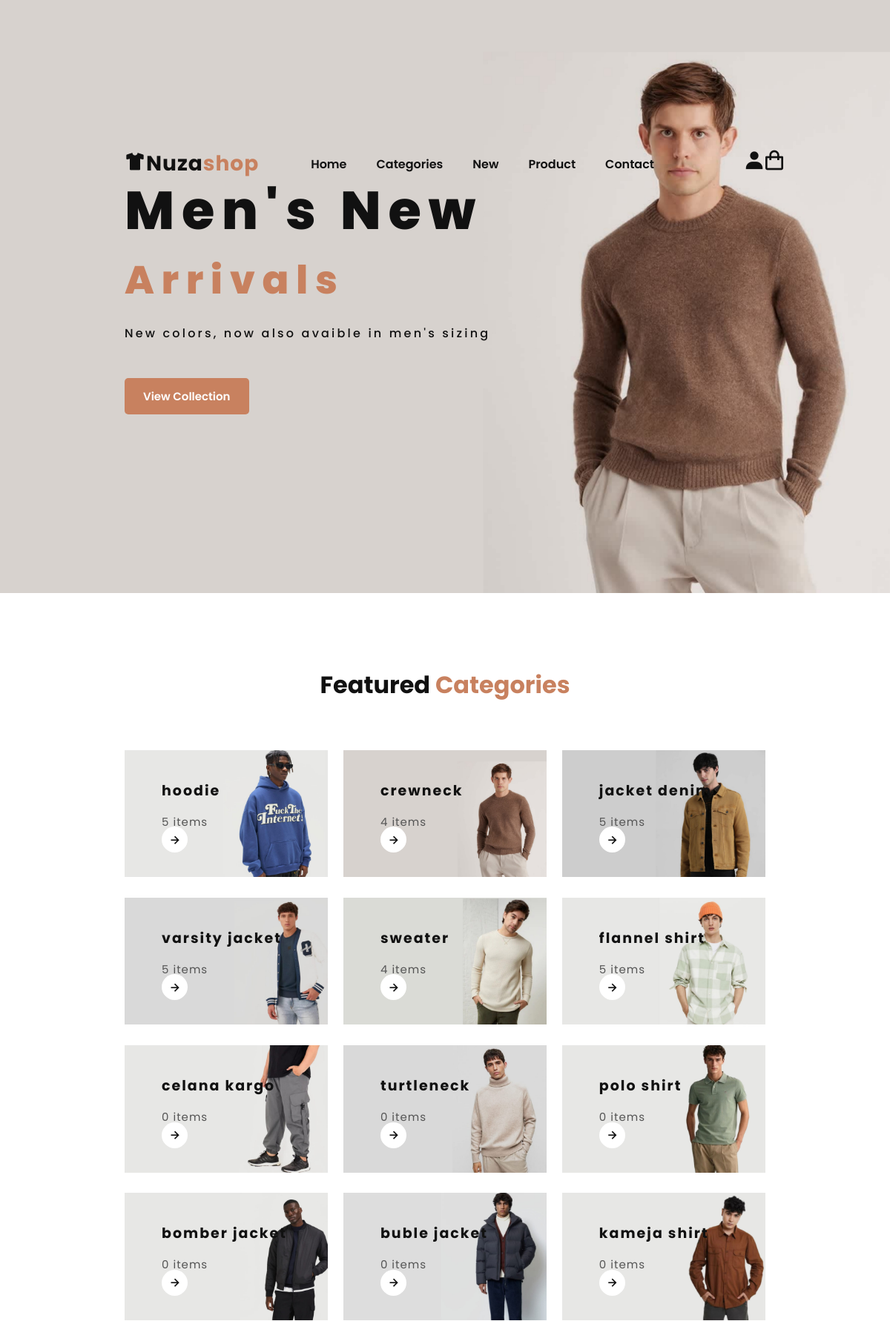
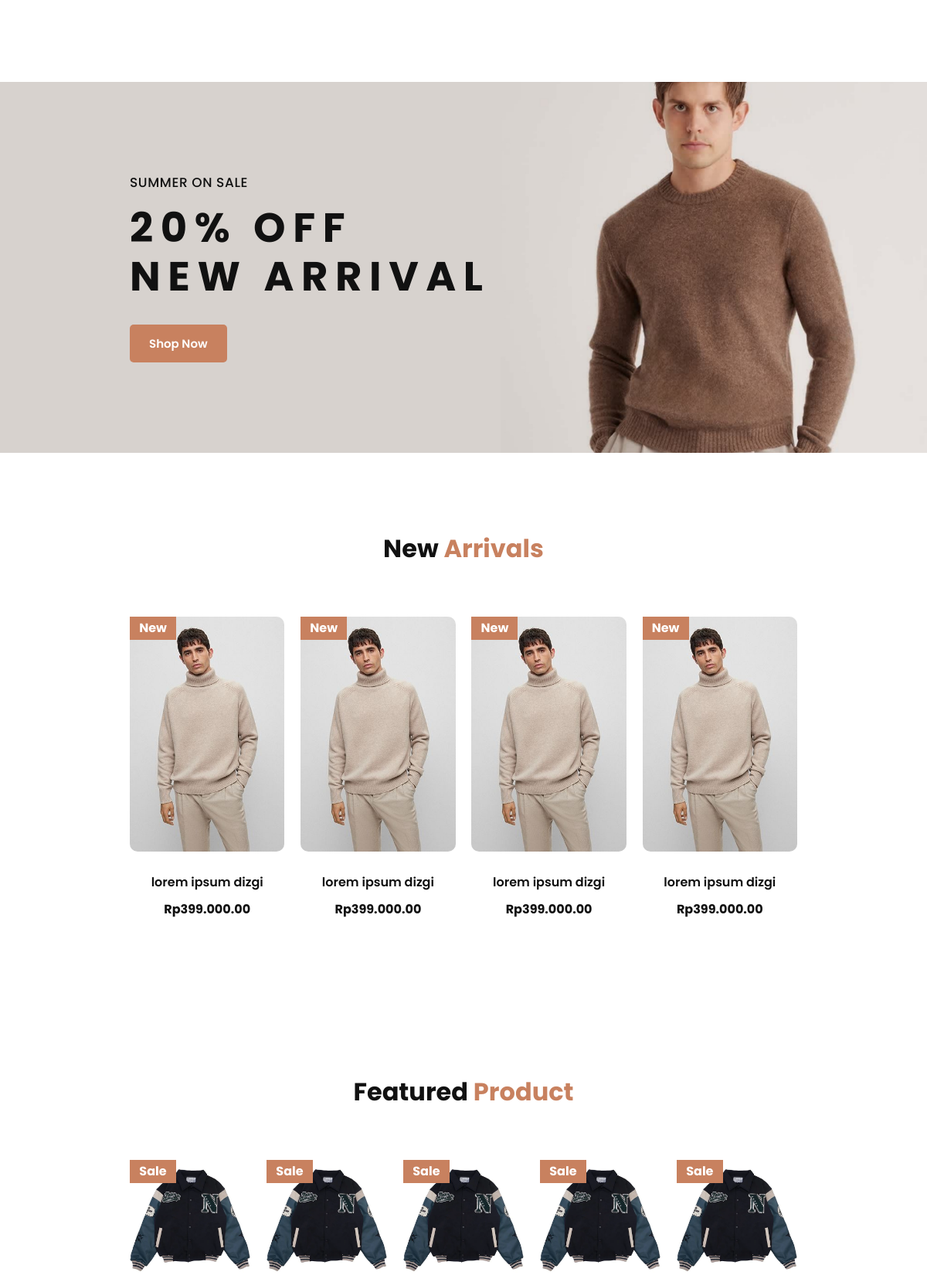
The app's page /user/index.php (upper part) with its own data (2 pictures, top to bottom).
### tables this page shows
CREATE TABLE `kategori` (
  `id_kategori` int(11) NOT NULL,
  `nama_kategori` varchar(100) NOT NULL,
  `foto_kategori` varchar(255) NOT NULL
);

CREATE TABLE `produk` (
  `id_produk` int(11) NOT NULL,
  `id_kategori` int(11) NOT NULL,
  `nama_produk` varchar(100) NOT NULL,
  `harga_produk` int(11) NOT NULL,
  `berat_produk` int(11) NOT NULL,
  `foto_produk` varchar(255) NOT NULL,
  `deskripsi_produk` text NOT NULL,
  `stok_produk` int(11) NOT NULL
);

### user/index.php (the view, shortened to what this page needs)
<?php
include '../koneksi/koneksi.php';
$ambil_produk = $koneksi->query("SELECT * FROM produk LIMIT 20");
$kategori = array();
$ambil = $koneksi->query("SELECT * FROM kategori");
while($pecah = $ambil->fetch_assoc()) {
    $kategori[] = $pecah;
}
?>
<!DOCTYPE html>
<html lang="en">
<head>
  <link rel="stylesheet" href="style.css">
  <link rel="stylesheet" href="https://unpkg.com/boxicons@latest/css/boxicons.min.css">
</head>
<body>
  <header>
    <a href="#" class="logo"><i class='bx bxs-t-shirt'></i>Nuza<span>shop</span></a>
    <ul class="navlist">
      <li><a href="#home">Home</a></li>
      <li><a href="#featured">Categories</a></li>
      <li><a href="#new">New</a></li>
      <li><a href="#all">Product</a></li>
      <li><a href="#contact">Contact</a></li>
    </ul>
    <div class="header-icons">
      <a style="position: absolute;right: 0; margin-right: 120px" href="keranjang.php"><i class='bx bx-shopping-bag'></i></a>
    </div>
    <div class="dropdown">
      <p href="#" class="position: absolute;right: 0; margin-right: 120px;">
<i class='bx bxs-user' style="margin-top:2px;font-size:30px;color:#111"></i></p>
    </div>
  </header>
  <section class="home" id="home">
    <div class="home-text">
      <h1>Men's New <br><span>Arrivals</span></h1>
      <p>New colors, now also avaible in men's sizing</p>
      <a href="#" class="btn">View Collection</a>
    </div>
  </section>
<section class="featured" id="featured">
    <div class="center-text">
        <h2>Featured <span>Categories</span></h2>
    </div>
    <div class="featured-content">
        <?php foreach ($kategori as $key => $value) : ?>
            <div class="row">
                <a href="detail.php?id=<?= $value['id_kategori'] ?>">   <img src="../assets/foto_kategori/<?= $value['foto_kategori']; ?>" class="product-img" alt="<?= $value['nama_kategori']; ?>"></a>
                <div class="fea-text">
                    <a style="color: #111;" href="detail.php?id=<?= $value['id_kategori'] ?>">
                        <h5><?= $value['nama_kategori'] ?></h5>
                        <?php
                        $id_kategori = $value['id_kategori'];
                        $hitung_produk = $koneksi->query("SELECT COUNT(*) AS jumlah_produk FROM produk WHERE id_kategori = '$id_kategori'");
                        $jumlah_produk = $hitung_produk->fetch_assoc();
                        ?>
                        <p><?= $jumlah_produk['jumlah_produk'] ?> items</p>
                    </a>
                </div>
                <div class="arrow">
                    <a href="detail.php?id=<?= $value['id_kategori'] ?>"><i class="bx bx-right-arrow-alt"></i></a>
                </div>
            </div>
        <?php endforeach; ?>
    </div>
</section>
  <section class="cta">
    <div class="cta-text">
      <h6>
        SUMMER ON SALE
        <h4>20% OFF <br> NEW ARRIVAL</h4>
        <a href="#" class="btn">Shop Now</a>
      </h6>
    </div>
  </section>
  <section class="new" id="new">
    <div class="new">
      <div class="center-text">
        <h2>New <span>Arrivals</span></h2>
      </div>
      <div class="new-content">
        <div class="box">
          <img width="90%" src="model1.jpg" alt="">
          <h5>lorem ipsum dizgi</h5>
          <h6>Rp399.000.00</h6>
          <div class="sale">
            <h4>New</h4>
          </div>
        </div>
        <div class="box">
          <img width="90%" src="model1.jpg" alt="">
          <h5>lorem ipsum dizgi</h5>
          <h6>Rp399.000.00</h6>
          <div class="sale">
            <h4>New</h4>
          </div>
        </div>
        <div class="box">
          <img width="90%" src="model1.jpg" alt="">
          <h5>lorem ipsum dizgi</h5>
          <h6>Rp399.000.00</h6>
          <div class="sale">
            <h4>New</h4>
          </div>
        </div>
        <div class="box">
          <img width="90%" src="model1.jpg" alt="">
          <h5>lorem ipsum dizgi</h5>
          <h6>Rp399.000.00</h6>
          <div class="sale">
            <h4>New</h4>
          </div>
        </div>
      </div>
    </div>
  </section>
<section class="new" id="all">
    <div class="new">
        <div class="center-text">
            <h2>Featured <span>Product</span></h2>
        </div>
        <div class="new-content">
            <?php
            while ($detail_produk = $ambil_produk->fetch_assoc()) {
            ?>
            <div class="box">
               <a href="detail_produk.php?id=<?= $detail_produk['id_produk'] ?>"> <img height="200px" width="100%" src="../assets/foto_produk/<?php echo $detail_produk['foto_produk']; ?>" alt="<?php echo $detail_produk['nama_produk']; ?>"></a>
                <div class="sale">
                    <h4>Sale</h4>
                </div>
              </div>
              <?php
            }
            ?>
        </div>
      </div>
</section>
</body>
</html>

### user/style.css (style rules this page uses)
html { scroll-behavior: smooth; }
* { margin: 0; padding: 0; box-sizing: border-box; list-style: none; text-decoration: none; font-family: 'Poppins', sans-serif; }
:root { --bg-color: #fff; --text-color: #111; --main-color: #c8815f; --big-font: 4.5rem; --h2-font: 3.3rem; --h3-font: 2rem; --normal-font: 1rem; }
body { background: var(--bg-color); color: var(--text-color); }
header { width: 100%; top: 0; right: 0; z-index: 1000; position: fixed; display: flex; justify-content: space-between; background: transparent; transition: all 0.35s ease; padding: 200px 14%; }
.logo { font-size: 28px; font-weight: 700; letter-spacing: 1px; color: var(--text-color); }
.navlist { display: flex; align-items: center; }
.navlist a { color: var(--text-color); font-weight: 600; padding: 10px 20px; font-size: var(--normal-font); transition: all 0.36s ease; }
span { color: var(--main-color); }
.header-icons i { font-size: 32px; color: var(--text-color); margin-right: 20px; transition: all 0.36s ease; }
section { padding: 100px 14%; }
.home { min-height: 100vh; width: 100%; background: url(20231108_183642.jpg); background-repeat: no-repeat; background-position: center; background-size: cover; display: grid; grid-template-columns: repeat(1, 1fr); align-items: center; }
.home-text h1 { font-size: var(--big-font); font-weight: 800; line-height: 1.2; letter-spacing: 0.6rem; margin-bottom: 1.4rem; }
.home-text span { font-size: var(--h2-font); }
.home-text p { font-size: var(--normal-font); font-weight: 500; margin-bottom: 3rem; letter-spacing: 0.2rem; }
.btn { display: inline-block; background: var(--main-color); color: var(--bg-color); padding: 13px 25px; font-size: 15px; font-weight: 600; border-radius: 5px; transition: all 0.35s ease; }
.center-text { text-align: center; }
.center-text h2 { font-size: var(--h3-font); }
.featured-content { display: grid; grid-template-columns: repeat(auto-fit, minmax(250px, auto)); gap: 1.3rem; justify-content: center; align-items: center; margin-top: 4rem; }
.row { position: relative; transition: all 0.35s ease; }
.row img { width: 100%; }
.fea-text { position: absolute; top: 40px; left: 50px; }
.fea-text h5 { font-size: 19px; letter-spacing: 2px; margin-bottom: 1rem; }
.fea-text p { color: #555; font-size: 15px; letter-spacing: 1px; font-weight: 400; }
.row .arrow { position: absolute; bottom: 40px; left: 50px; }
.row .arrow i { height: 35px; width: 35px; background: var(--bg-color); border-radius: 50%; font-size: 20px; color: var(--text-color); display: inline-flex; justify-content: center; align-items: center; transition: all 0.35s ease; }
.cta { height: 60vh; width: 100%; background: url(20231108_183642.jpg); background-size: cover; background-position: center; display: flex; align-items: center; }
.cta-text h6 { font-size: 17px; font-weight: 500; letter-spacing: 0.6px; margin-bottom: 14px; }
.cta-text h4 { font-size: 3.3rem; line-height: 1.2; letter-spacing: 0.6rem; margin-bottom: 30px; }
.new-content { display: grid; grid-template-columns: repeat(auto-fit, minmax(150px, auto)); gap: 1.3rem; justify-content: center; align-items: center; margin-top: 4rem; text-align: center; }
.box { position: relative; transition: all 0.4s ease; }
.box img { width: 100%; height: auto; margin-bottom: 20px; border-radius: 10px; }
.box h5 { font-size: 16px; font-weight: 600; margin-bottom: 10px; }
.box h6 { font-weight: 700; font-size: 16px; }
.sale { position: absolute; top: 0; left: 0; width: 60px; height: 30px; background: var(--main-color); color: var(--bg-color); display: flex; align-items: center; justify-content: center; line-height: 30px; }

### user/index.php (style rules this page uses)
.dropdown { position: relative; display: inline-block; }

### records on screen
kategori: foto_kategori (picture), nama_kategori "hoodie", jumlah_produk "5"
kategori: foto_kategori (picture), nama_kategori "crewneck", jumlah_produk "4"
kategori: foto_kategori (picture), nama_kategori "jacket denim", jumlah_produk "5"
kategori: foto_kategori (picture), nama_kategori "varsity jacket", jumlah_produk "5"
kategori: foto_kategori (picture), nama_kategori "sweater", jumlah_produk "4"
kategori: foto_kategori (picture), nama_kategori "flannel shirt", jumlah_produk "5"
kategori: foto_kategori (picture), nama_kategori "celana kargo", jumlah_produk "0"
kategori: foto_kategori (picture), nama_kategori "turtleneck", jumlah_produk "0"
kategori: foto_kategori (picture), nama_kategori "polo shirt", jumlah_produk "0"
kategori: foto_kategori (picture), nama_kategori "bomber jacket", jumlah_produk "0"
kategori: foto_kategori (picture), nama_kategori "buble jacket", jumlah_produk "0"
kategori: foto_kategori (picture), nama_kategori "kameja shirt", jumlah_produk "0"
produk: foto_produk (picture)
produk: foto_produk (picture)
produk: foto_produk (picture)
produk: foto_produk (picture)
produk: foto_produk (picture)
